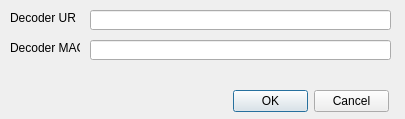
<?xml version="1.0" encoding="UTF-8"?>
<ui version="4.0">
 <class>decoderModifyDialog</class>
 <widget class="QDialog" name="decoderModifyDialog">
  <property name="geometry">
   <rect>
    <x>0</x>
    <y>0</y>
    <width>405</width>
    <height>119</height>
   </rect>
  </property>
  <property name="windowTitle">
   <string>Decoder modify</string>
  </property>
  <widget class="QLabel" name="label">
   <property name="geometry">
    <rect>
     <x>10</x>
     <y>10</y>
     <width>66</width>
     <height>16</height>
    </rect>
   </property>
   <property name="text">
    <string>Decoder URI:</string>
   </property>
  </widget>
  <widget class="QLineEdit" name="decoderURIModLineEdit">
   <property name="geometry">
    <rect>
     <x>90</x>
     <y>10</y>
     <width>301</width>
     <height>20</height>
    </rect>
   </property>
   <property name="text">
    <string/>
   </property>
   <property name="readOnly">
    <bool>true</bool>
   </property>
  </widget>
  <widget class="QLineEdit" name="decoderMACModLineEdit">
   <property name="geometry">
    <rect>
     <x>90</x>
     <y>40</y>
     <width>301</width>
     <height>20</height>
    </rect>
   </property>
   <property name="text">
    <string/>
   </property>
   <property name="readOnly">
    <bool>true</bool>
   </property>
  </widget>
  <widget class="QLabel" name="label_2">
   <property name="geometry">
    <rect>
     <x>10</x>
     <y>40</y>
     <width>70</width>
     <height>16</height>
    </rect>
   </property>
   <property name="text">
    <string>Decoder MAC:</string>
   </property>
  </widget>
  <widget class="QDialogButtonBox" name="decoderConfirmModButtonBox">
   <property name="geometry">
    <rect>
     <x>233</x>
     <y>90</y>
     <width>156</width>
     <height>23</height>
    </rect>
   </property>
   <property name="standardButtons">
    <set>QDialogButtonBox::Cancel|QDialogButtonBox::Ok</set>
   </property>
  </widget>
 </widget>
 <resources/>
 <connections/>
</ui>
